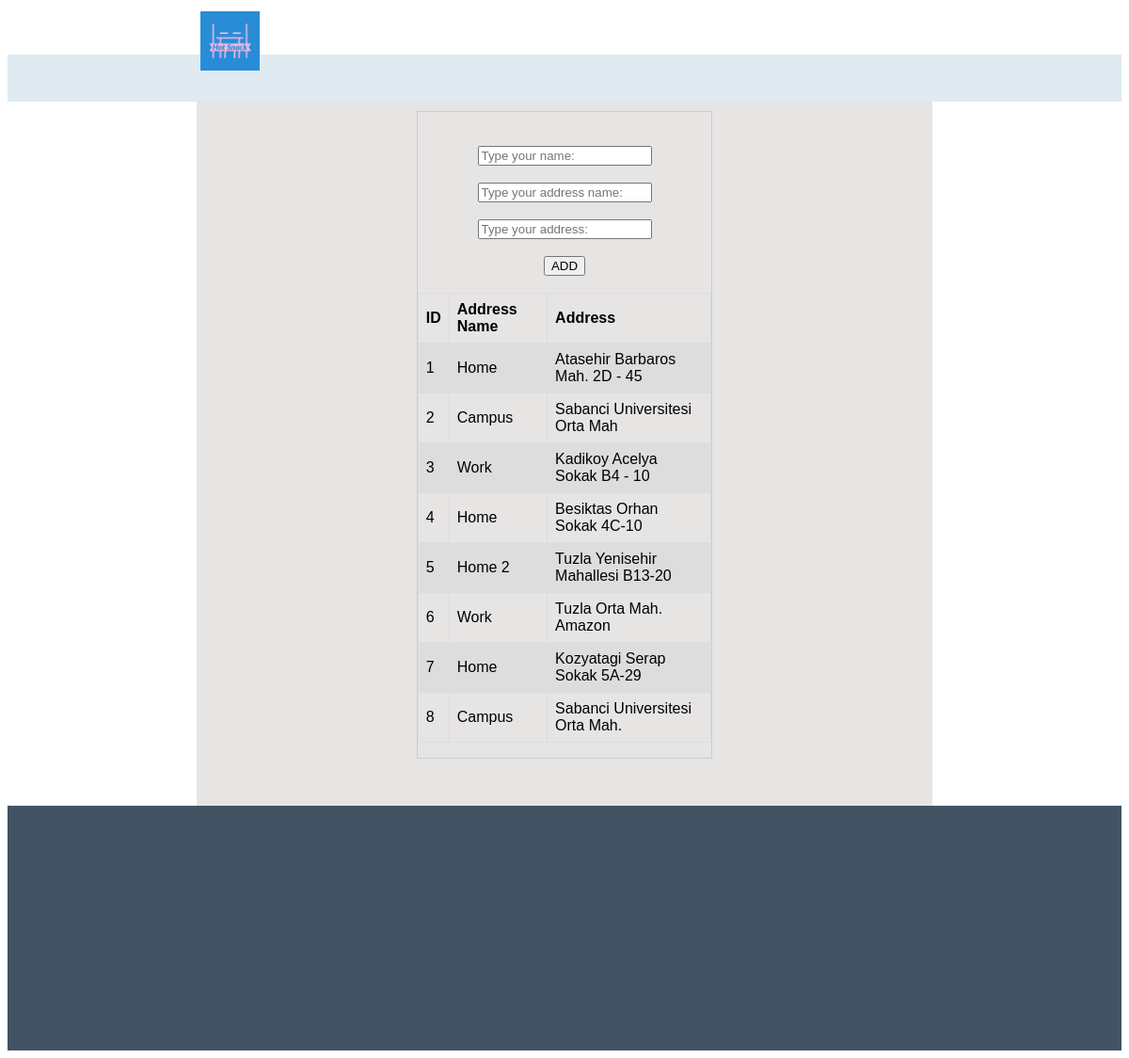
The page /addresses.php on the database its author committed.
### tables this page shows
CREATE TABLE `Address` (
  `addressid` int(11) NOT NULL,
  `Address_name` varchar(22) NOT NULL,
  `Address_field` varchar(100) NOT NULL
);

### my_addresses.php (the view, shortened to what this page needs)
<!DOCTYPE html>
<html>
<head>
</head>
<body>
<table>
	<?php
include 'config.php';
$add_sql = "SELECT * FROM Address";
$result = mysqli_query($db,$add_sql);
echo "<tr>"."<th>".'ID'."</th>"."<th>".'Address Name'."</th>"."<th>".'Address'."</th>"."</tr>";
while ($row = mysqli_fetch_assoc($result)) {
	$id = $row['addressid'];
	$add_name = $row['Address_name'];
	$address = $row['Address_field'];
	echo "<tr>"."<td>".$id."</td>"."<td>".$add_name."</td>"."<td>".$address."</td>"."</tr>";
}
?>
</table>
</body>
</html>

### main.css (style rules this page uses)
body { font-family: Arial, Helvetica, sans-serif; }

### my_addresses.php (style rules this page uses)
table { font-family: arial, sans-serif; border-collapse: collapse; width: 100%; }
td, th { border: 1px solid #dddddd; text-align: left; padding: 8px; }
tr:nth-child(even) { background-color: #dddddd; }

### rows shown on the page
address: addressid "1", Address_name "Home", Address_field "Atasehir Barbaros Mah. 2D - 45"
address: addressid "2", Address_name "Campus", Address_field "Sabanci Universitesi Orta Mah"
address: addressid "3", Address_name "Work", Address_field "Kadikoy Acelya Sokak B4 - 10"
address: addressid "4", Address_name "Home", Address_field "Besiktas Orhan Sokak 4C-10"
address: addressid "5", Address_name "Home 2", Address_field "Tuzla Yenisehir Mahallesi B13-20"
address: addressid "6", Address_name "Work", Address_field "Tuzla Orta Mah. Amazon"
address: addressid "7", Address_name "Home", Address_field "Kozyatagi Serap Sokak 5A-29"
address: addressid "8", Address_name "Campus", Address_field "Sabanci Universitesi Orta Mah."
